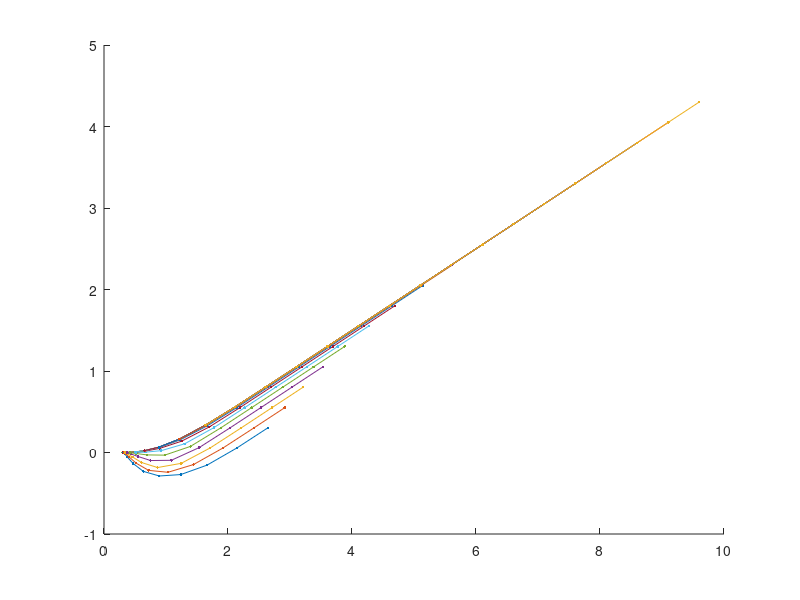

MATLAB code for this plot:
hold on
for i = -2:(0.25):2
    
v = 10^i;

config.D               = 0.1;                        
config.Du              = 0.5;                        
config.ksi             = 0.5;                        
d                      = config.Du/config.D;

L = 10.^(-2:(0.25):2);

ksi_bar = config.ksi*L.^2/config.Du;
v_bar   = v*L/config.Du;

lambda1 = 1/2*(sqrt(v_bar.^2 + 4*ksi_bar) + v_bar);
lambda2 = 1/2*(sqrt(v_bar.^2 + 4*ksi_bar) - v_bar);
A       = 1./(v_bar.^2*d*(d-1) - ksi_bar);
B       = - ksi_bar;
C       = v_bar*d;

s2      = exp(lambda2); 
s1      = exp(-lambda1); 
s       = exp(-C);

b       = A.*(B.*((s2-s)./(s2-s1)./lambda2+(s1-s)./(s2-s1)./lambda1)+C);
a       = A.*(B.*(s1.*(s2-s)./(s2-s1)./lambda2+s2.*(s1-s)./(s2-s1)./lambda1)+C.*s);

m0_bar = 2*v_bar./(a+b);
v0_bar = v_bar.*(b-a)./(b+a);

plot(log10(m0_bar), log10(v0_bar) ,'.-')
% plot((m0_bar), (v0_bar) ,'.-')
end
% xlim([0 100])
% ylim([0 100])
% V0 = v0_bar*config.Du;
% M_tot = config.Du^2/L*m0_bar*(1-exp(-v_bar*d))/v_bar/d;